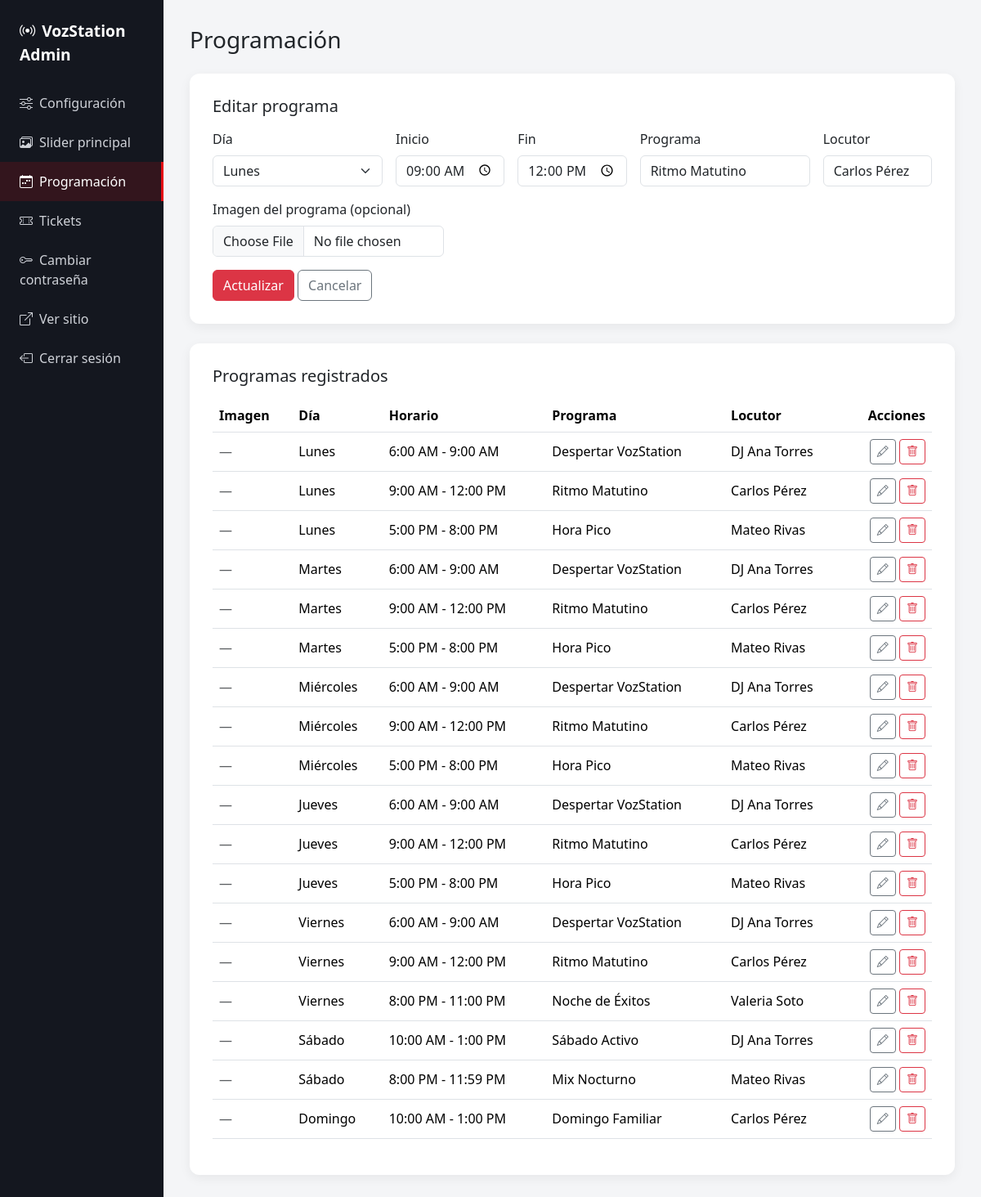
The app's page /admin/schedule.php?edit=2 (signed in) with its own data.
### tables this page shows
CREATE TABLE IF NOT EXISTS `schedule` (
  `id` INT AUTO_INCREMENT PRIMARY KEY,
  `day_of_week` TINYINT NOT NULL COMMENT '1=Lunes ... 7=Domingo',
  `start_time` TIME NOT NULL,
  `end_time` TIME NOT NULL,
  `program_name` VARCHAR(150) NOT NULL,
  `host_name` VARCHAR(150) DEFAULT NULL,
  `image` VARCHAR(255) DEFAULT NULL,
  `sort_order` INT DEFAULT 0
);

### includes/functions.php (called while the page is built, shortened)
<?php
$DAYS_ES = [
    1 => 'Lunes',
    2 => 'Martes',
    3 => 'Miércoles',
    4 => 'Jueves',
    5 => 'Viernes',
    6 => 'Sábado',
    7 => 'Domingo',
];
function e(?string $value): string
{
    return htmlspecialchars($value ?? '', ENT_QUOTES, 'UTF-8');
}
function format_time(string $time): string
{
    return date('g:i A', strtotime($time));
}

### admin/schedule.php (the view, shortened to what this page needs)
<?php
require_once __DIR__ . '/../includes/functions.php';
$pdo = get_db();
$editItem = null;
if (isset($_GET['edit'])) {
    $stmt = $pdo->prepare('SELECT * FROM schedule WHERE id = :id');
    $stmt->execute(['id' => (int) $_GET['edit']]);
    $editItem = $stmt->fetch();
}
$allSchedule = $pdo->query(
    'SELECT * FROM schedule ORDER BY day_of_week ASC, start_time ASC'
)->fetchAll();
require_once __DIR__ . '/includes/header.php';
?>
<h1 class="h3 mb-4">Programación</h1>
<div class="admin-card">
  <h2 class="h5 mb-3"><?= $editItem ? 'Editar programa' : 'Agregar programa' ?></h2>
  <form method="post" class="row g-3" enctype="multipart/form-data">
    <div class="col-md-3">
      <label class="form-label">Día</label>
      <select name="day_of_week" class="form-select" required>
        <?php foreach ($DAYS_ES as $num => $name): ?>
          <option value="<?= $num ?>" <?= ($editItem && (int) $editItem['day_of_week'] === $num) ? 'selected' : '' ?>>
            <?= e($name) ?>
          </option>
        <?php endforeach; ?>
      </select>
    </div>
    <div class="col-md-2">
      <label class="form-label">Inicio</label>
      <input type="time" name="start_time" class="form-control"
             value="<?= $editItem ? substr($editItem['start_time'], 0, 5) : '' ?>" required>
    </div>
    <div class="col-md-2">
      <label class="form-label">Fin</label>
      <input type="time" name="end_time" class="form-control"
             value="<?= $editItem ? substr($editItem['end_time'], 0, 5) : '' ?>" required>
    </div>
    <div class="col-md-3">
      <label class="form-label">Programa</label>
      <input type="text" name="program_name" class="form-control"
             value="<?= $editItem ? e($editItem['program_name']) : '' ?>" required>
    </div>
    <div class="col-md-2">
      <label class="form-label">Locutor</label>
      <input type="text" name="host_name" class="form-control"
             value="<?= $editItem ? e($editItem['host_name']) : '' ?>">
    </div>
    <div class="col-md-4">
      <label class="form-label">Imagen del programa (opcional)</label>
      <input type="file" name="image" class="form-control" accept=".jpg,.jpeg,.png,.webp">
    </div>
    <div class="col-12">
      <button type="submit" class="btn btn-danger"><?= $editItem ? 'Actualizar' : 'Agregar' ?></button>
      <?php if ($editItem): ?>
        <a href="schedule.php" class="btn btn-outline-secondary">Cancelar</a>
      <?php endif; ?>
    </div>
  </form>
</div>
<div class="admin-card">
  <h2 class="h5 mb-3">Programas registrados</h2>
  <div class="table-responsive">
    <table class="table align-middle">
      <thead>
        <tr>
          <th>Imagen</th>
          <th>Día</th>
          <th>Horario</th>
          <th>Programa</th>
          <th>Locutor</th>
          <th class="text-end">Acciones</th>
        </tr>
      </thead>
      <tbody>
        <?php foreach ($allSchedule as $item): ?>
          <tr>
            <td>
              <?php if (!empty($item['image'])): ?>
                <img src="../<?= e($item['image']) ?>" alt="" style="width:48px;height:48px;object-fit:cover;border-radius:8px;">
              <?php else: ?>
                <span class="text-muted">—</span>
              <?php endif; ?>
            </td>
            <td><?= e($DAYS_ES[(int) $item['day_of_week']] ?? '') ?></td>
            <td><?= format_time($item['start_time']) ?> - <?= format_time($item['end_time']) ?></td>
            <td><?= e($item['program_name']) ?></td>
            <td><?= e($item['host_name']) ?></td>
            <td class="text-end">
              <a href="schedule.php?edit=<?= (int) $item['id'] ?>" class="btn btn-sm btn-outline-secondary">
                <i class="bi bi-pencil"></i>
              </a>
              <form method="post" class="d-inline" onsubmit="return confirm('¿Eliminar este programa?');">
                <button type="submit" class="btn btn-sm btn-outline-danger"><i class="bi bi-trash"></i></button>
              </form>
            </td>
          </tr>
        <?php endforeach; ?>
      </tbody>
    </table>
  </div>
</div>
<?php require_once __DIR__ . '/includes/footer.php'; ?>

### admin/assets/css/admin.css (style rules this page uses)
body { background-color: #f4f5f7; }
.admin-card { background: #fff; border-radius: 12px; padding: 28px; box-shadow: 0 4px 14px rgba(0, 0, 0, 0.06); margin-bottom: 24px; }

### records on screen
schedule: day_of_week "Lunes", start_time "09:00", end_time "12:00", program_name "Ritmo Matutino", host_name "Carlos Pérez", start_time "9:00 AM", end_time "12:00 PM"
schedule: day_of_week "Lunes", start_time "6:00 AM", end_time "9:00 AM", program_name "Despertar VozStation", host_name "DJ Ana Torres"
schedule: day_of_week "Lunes", start_time "5:00 PM", end_time "8:00 PM", program_name "Hora Pico", host_name "Mateo Rivas"
schedule: day_of_week "Martes", start_time "6:00 AM", end_time "9:00 AM", program_name "Despertar VozStation", host_name "DJ Ana Torres"
schedule: day_of_week "Martes", start_time "9:00 AM", end_time "12:00 PM", program_name "Ritmo Matutino", host_name "Carlos Pérez"
schedule: day_of_week "Martes", start_time "5:00 PM", end_time "8:00 PM", program_name "Hora Pico", host_name "Mateo Rivas"
schedule: day_of_week "Miércoles", start_time "6:00 AM", end_time "9:00 AM", program_name "Despertar VozStation", host_name "DJ Ana Torres"
schedule: day_of_week "Miércoles", start_time "9:00 AM", end_time "12:00 PM", program_name "Ritmo Matutino", host_name "Carlos Pérez"
schedule: day_of_week "Miércoles", start_time "5:00 PM", end_time "8:00 PM", program_name "Hora Pico", host_name "Mateo Rivas"
schedule: day_of_week "Jueves", start_time "6:00 AM", end_time "9:00 AM", program_name "Despertar VozStation", host_name "DJ Ana Torres"
schedule: day_of_week "Jueves", start_time "9:00 AM", end_time "12:00 PM", program_name "Ritmo Matutino", host_name "Carlos Pérez"
schedule: day_of_week "Jueves", start_time "5:00 PM", end_time "8:00 PM", program_name "Hora Pico", host_name "Mateo Rivas"
schedule: day_of_week "Viernes", start_time "6:00 AM", end_time "9:00 AM", program_name "Despertar VozStation", host_name "DJ Ana Torres"
schedule: day_of_week "Viernes", start_time "9:00 AM", end_time "12:00 PM", program_name "Ritmo Matutino", host_name "Carlos Pérez"
schedule: day_of_week "Viernes", start_time "8:00 PM", end_time "11:00 PM", program_name "Noche de Éxitos", host_name "Valeria Soto"
schedule: day_of_week "Sábado", start_time "10:00 AM", end_time "1:00 PM", program_name "Sábado Activo", host_name "DJ Ana Torres"
schedule: day_of_week "Sábado", start_time "8:00 PM", end_time "11:59 PM", program_name "Mix Nocturno", host_name "Mateo Rivas"
schedule: day_of_week "Domingo", start_time "10:00 AM", end_time "1:00 PM", program_name "Domingo Familiar", host_name "Carlos Pérez"
